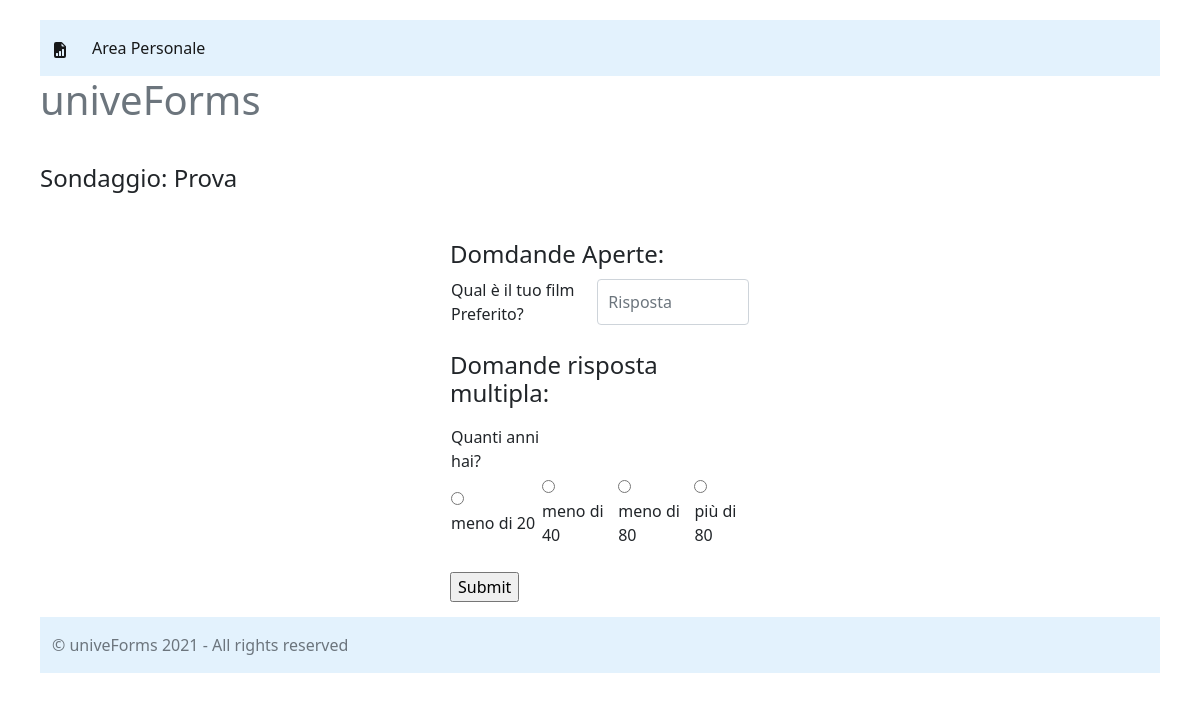
The page /survey_page/1 (signed in) on the database its author committed.
### gendb.py (models this page shows, shortened)
class Survey(Base):
    __tablename__ = 'Surveys'
    id = Column(String, primary_key=True)
    title = Column(String)
    user_id = Column(String, ForeignKey(User.id))
    isactive = Column(Boolean)
    maker = relationship(User, back_populates='published_surveys') #qui viene sfruttata la Foreign Key
    recipients = relationship(User, secondary=recipients_shared_surveys, back_populates='shared_surveys')
    respondents = relationship(User, secondary=users_surveys, back_populates='completed_surveys')

class Question(Base):
    __tablename__ = 'Questions'
    id = Column(String, primary_key=True)
    text = Column(String)
    survey_id = Column(String, ForeignKey(Survey.id))
    type = Column(String) # Multiple - Open
    survey = relationship(Survey, back_populates='questions') #qui viene sfruttata la Foreign Key

class Multiple_choice_question(Base):
    __tablename__ = 'Multiple_choice_questions'
    id = Column(String, ForeignKey(Question.id), primary_key=True)
    option_a = Column(String)
    option_b = Column(String)
    option_c = Column(String)
    option_d = Column(String)
    question = relationship(Question,uselist=False)

### main.py (the view, shortened to what this page needs)
@app.route('/survey_page/<survey_id>', methods=['GET', 'POST'])
def show_survey(survey_id):
    Session = sessionmaker(bind=engine)  # creazione della factory
    session = Session()
    Open_Q = []
    Multiple_Q = []
    survey = session.query(Survey).filter_by(id=survey_id).first()
    questions = session.query(Question).filter_by(survey_id=survey_id)
    for q in questions:
        if q.type == 'Open':
            Open_Q.append(q)
        else:
            answers = session.query(
                Multiple_choice_question).filter_by(id=q.id).first()
            Multiple_Q.append([q, answers])
    respondent = session.query(User).filter(User.id == current_user.id).filter(
        User.completed_surveys.any(id=survey_id)).count() == 0
    if int(current_user.id) == int(survey.user_id):
        return render_template('SurveyReportPage.html', title=survey.title)
    elif respondent:
        return render_template('SurveyCompilationPage.html', title=survey.title, Open_Q=Open_Q,
                               Multiple_Q=Multiple_Q)

### main.py (called while the page is built)
@login_manager.user_loader  # attenzione a questo
def load_user(user_id):
    Session = sessionmaker(bind=engine)  # creazione della factory
    session = Session()
    user = session.query(User).filter_by(id=user_id).first()
    return user

### templates/SurveyCompilationPage.html (shortened to what this page needs)
<!DOCTYPE html>
<html lang="it">
<head>
    <link href="https://cdn.jsdelivr.net/npm/bootstrap@5.1.0/dist/css/bootstrap.min.css" rel="stylesheet"
>
    <link href="../static/sl.css" rel="stylesheet">
</head>
<body>
    <nav class="navbar navbar-expand-lg navbar-light" style="background-color: #e3f2fd;">
        <div class="container-fluid">
            <a class="navbar-brand" href="#">
            </a>
            <div class="collapse navbar-collapse" id="navbarNav">
                <ul class="navbar-nav">
                    <li class="nav-item">
                        <a class="nav-link active" aria-current="page" href="http://localhost:5000">
                            Area Personale</a>
                    </li>
                </ul>
            </div>
        </div>
    </nav>
    <div class="jumbotron">
        <h1 class="text-muted">univeForms</h1>
    </div>
    <br>
    <h4>Sondaggio: {{title}}</h4>
    <br>
    <form action='/answer' method="POST" class="form-signin">
        <h4>Domdande Aperte:</h4>
            <table>
                {% for q in Open_Q %}
                    <tr>
                        <td>{{q.text}}</td>
                        <td><input type="text" name="O_Ans-{{q.id}}" id="inputEmail" class="form-control" placeholder="Risposta" required autofocus></td>
                    </tr>
                {% endfor %}
            </table>
            <br>
        <h4>Domande risposta multipla:</h4>
            <table>
                {% for m in Multiple_Q %}
                    <tr>
                        <td>{{m[0].text}}</td>
                    </tr>
                    <tr>
                        <td><input type="radio" name="M_Ans_A-{{m[0].id}}" id="A" value="A">
                            <label for="A">{{m[1].option_a}}</label></td>
                        <td><input type="radio" name="M_Ans_B-{{m[0].id}}" id="B" value="B">
                            <label for="B">{{m[1].option_b}}</label></td>
                        <td><input type="radio" name="M_Ans_C-{{m[0].id}}" id="C" value="C">
                            <label for="C">{{m[1].option_c}}</label></td>
                        <td><input type="radio" name="M_Ans_D-{{m[0].id}}" id="D" value="D">
                            <label for="D">{{m[1].option_d}}</label></td>
                    </tr>
                {% endfor %}
            </table>
            <br>
        <input type="submit">
    </form>
    <footer class="footer mt-auto py-3" style="background-color: #e3f2fd;">
        <div class="container">
            <span class="text-muted">&copy; univeForms 2021 - All rights reserved</span>
        </div>
    </footer>
</body>
</html>

### static/sl.css (style rules this page uses)
body { padding-left: 40px; padding-bottom: 20px; padding-top: 20px; padding-right: 40px; }
.form-signin { max-width: 330px; padding: 15px; margin: 0 auto; }
.form-signin .form-control { position: relative; height: auto; -webkit-box-sizing: border-box; -moz-box-sizing: border-box; box-sizing: border-box; padding: 10px; font-size: 16px; }

### rows shown on the page
Survey: title "Prova"
Question: text "Qual è il tuo film Preferito?"
Question: text "Quanti anni hai?", option_a "meno di 20", option_b "meno di 40", option_c "meno di 80", option_d "più di 80"
